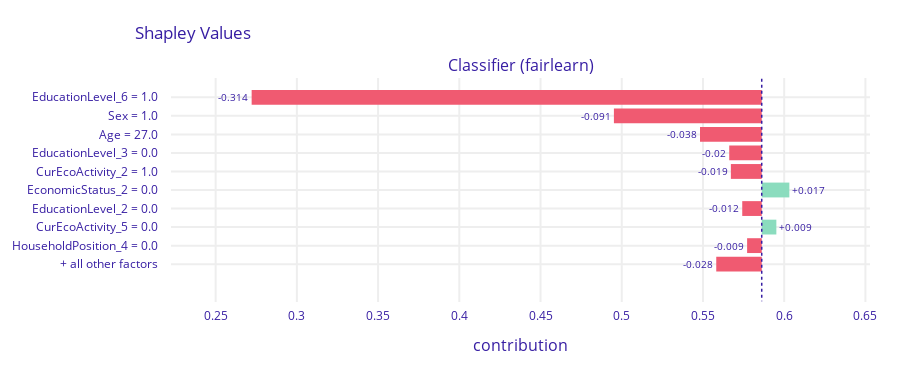

The code cell stored with this chart in its notebook:
### Code cell
# Local explanation for male with low occupation (good original prediction)
expl = explainer.predict_parts(male_tn_sample, type='shap')
expl.plot()

### Figure 1 — Plotly figure (JSON) as saved in the notebook; plotly's stock layout.template omitted (floating-point values rounded to 4 significant figures)
{"data": [{"base": 0.5862, "hoverinfo": "text", "hoverlabel": {"bgcolor": "rgba(0,0,0,0.8)"}, "hovertext": ["Average response: 0.586<br>Prediction: 0.082<br>EducationLevel_6 = 1.0<br>decreases average response <br>by 0.314", "Average response: 0.586<br>Prediction: 0.082<br>Sex = 1.0<br>decreases average response <br>by 0.091", "Average response: 0.586<br>Prediction: 0.082<br>Age = 27.0<br>decreases average response <br>by 0.038", "Average response: 0.586<br>Prediction: 0.082<br>EducationLevel_3 = 0.0<br>decreases average response <br>by 0.02", "Average response: 0.586<br>Prediction: 0.082<br>CurEcoActivity_2 = 1.0<br>decreases average response <br>by 0.019", "Average response: 0.586<br>Prediction: 0.082<br>EconomicStatus_2 = 0.0<br>increases average response <br>by 0.017", "Average response: 0.586<br>Prediction: 0.082<br>EducationLevel_2 = 0.0<br>decreases average response <br>by 0.012", "Average response: 0.586<br>Prediction: 0.082<br>CurEcoActivity_5 = 0.0<br>increases average response <br>by 0.009", "Average response: 0.586<br>Prediction: 0.082<br>HouseholdPosition_4 = 0.0<br>decreases average response <br>by 0.009", "Average response: 0.586<br>Prediction: 0.082<br>+ all other factors<br>decreases average response <br>by 0.028"], "marker": {"color": ["#f05a71", "#f05a71", "#f05a71", "#f05a71", "#f05a71", "#8bdcbe", "#f05a71", "#8bdcbe", "#f05a71", "#f05a71"]}, "orientation": "h", "showlegend": false, "text": ["-0.314", "-0.091", "-0.038", "-0.02", "-0.019", "+0.017", "-0.012", "+0.009", "-0.009", "-0.028"], "textposition": "outside", "type": "bar", "x": [-0.314, -0.091, -0.038, -0.02, -0.019, 0.017, -0.012, 0.009, -0.009, -0.028], "xaxis": "x", "y": ["EducationLevel_6 = 1.0", "Sex = 1.0", "Age = 27.0", "EducationLevel_3 = 0.0", "CurEcoActivity_2 = 1.0", "EconomicStatus_2 = 0.0", "EducationLevel_2 = 0.0", "CurEcoActivity_5 = 0.0", "HouseholdPosition_4 = 0.0", "+ all other factors"], "yaxis": "y"}], "layout": {"annotations": [{"font": {"size": 16}, "showarrow": false, "text": "Classifier (fairlearn)", "x": 0.5, "xanchor": "center", "xref": "paper", "y": 1, "yanchor": "bottom", "yref": "paper"}, {"font": {"size": 16}, "showarrow": false, "text": "contribution", "x": 0.5, "xanchor": "center", "xref": "paper", "y": 0, "yanchor": "top", "yref": "paper", "yshift": -30}], "font": {"color": "#371ea3"}, "height": 373, "margin": {"b": 71, "r": 30, "t": 78}, "shapes": [{"line": {"color": "#371ea3", "dash": "dot", "width": 1.5}, "type": "line", "x0": 0.5862, "x1": 0.5862, "xref": "x", "y0": -1, "y1": 11, "yref": "y"}], "title": {"text": "Shapley Values", "x": 0.15}, "xaxis": {"anchor": "y", "automargin": true, "domain": [0, 1], "fixedrange": true, "gridwidth": 2, "range": [0.2225, 0.6528], "tickcolor": "white", "ticklen": 3, "ticks": "outside", "type": "linear", "zeroline": false}, "yaxis": {"anchor": "x", "automargin": true, "autorange": "reversed", "domain": [0, 1], "fixedrange": true, "gridwidth": 2, "tickcolor": "white", "ticklen": 10, "ticks": "outside", "type": "category"}}}
